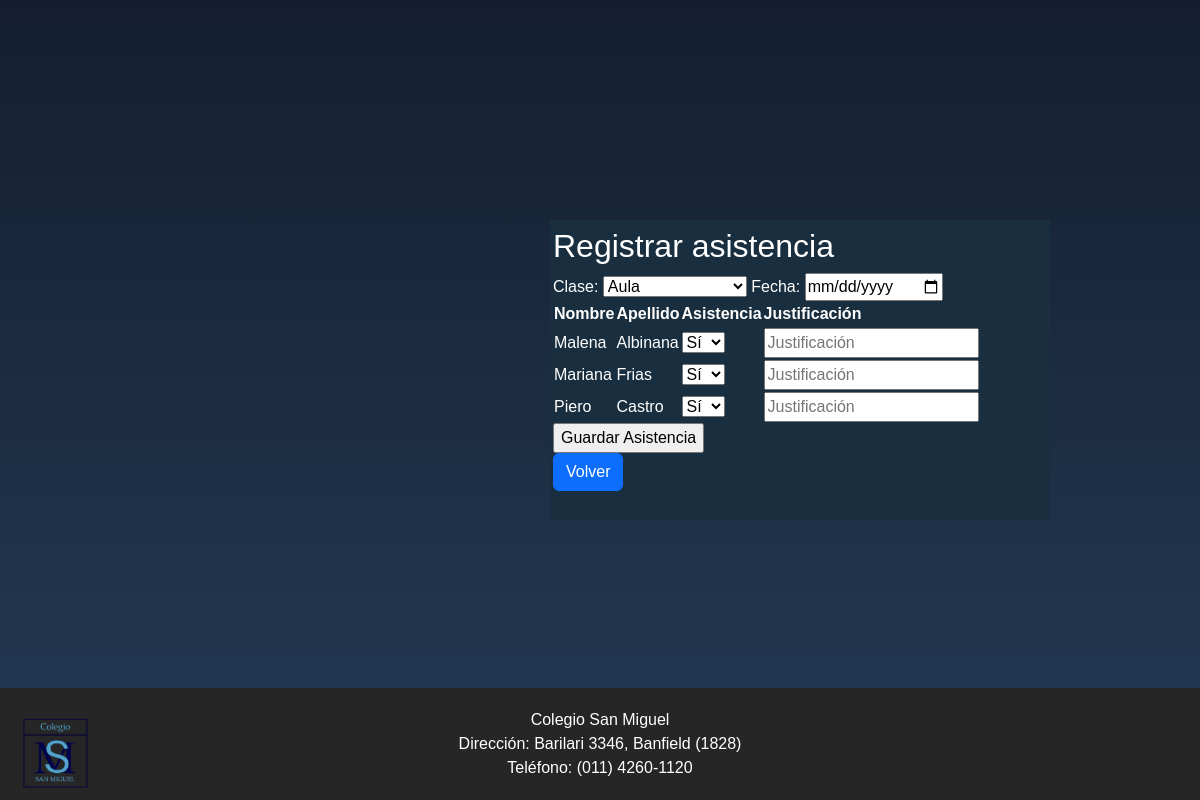
The page /asistencia?curso_id=1 (signed in) on the database its author committed.
### src/models.py (models this page shows)
class Estudiante(db.Model):
    __tablename__ = 'estudiante'
    id = db.Column(db.Integer, primary_key=True)
    nombre = db.Column(db.String(80), nullable=False)
    apellido = db.Column(db.String(80), nullable=False)
    dni = db.Column(db.String(80), nullable=False)
    idcurso = db.Column(db.Integer, db.ForeignKey('curso.id'), nullable=False)
    idpadre = db.Column(db.Integer, db.ForeignKey('padre.id'))
    asistencias = db.relationship('Asistencia', backref='estudiante', cascade="all, delete-orphan")

### src/routes.py (the view, shortened to what this page needs)
@app.route('/asistencia', methods=['GET', 'POST'])
def asistencia():
    preceptor = Preceptor.query.get(session['user_id'])
    curso_id = request.args.get('curso_id', None)
    curso = Curso.query.filter_by(id=curso_id, idpreceptor=preceptor.id).first()
    estudiantes_con_asistencia = set()
    estudiantes = Estudiante.query.filter_by(idcurso=curso_id).order_by(Estudiante.nombre, Estudiante.apellido).all()
    return render_template('asistencia.html', curso=curso, estudiantes=estudiantes)

### templates/asistencia.html (shortened to what this page needs)
{% extends 'base.html' %}
{% block content %}
    <div class="registrar" style="position: absolute; left: 800px;">
        <h2>Registrar asistencia</h2>
        <form method="POST">
            <label for="clase">Clase:</label>
            <select name="clase" required>
                <option value="1">Aula</option>
            </select>
            <label for="fecha">Fecha:</label>
            <input type="date" name="fecha" required>
            <table>
                <thead>
                    <tr>
                        <th>Nombre </th>
                        <th>Apellido </th>
                        <th>Asistencia </th>
                        <th>Justificación</th>
                    </tr>
                </thead>
                <tbody>
                    {% for estudiante in estudiantes %}
                        <tr>
                            <td>{{ estudiante.nombre }}</td>
                            <td>{{ estudiante.apellido }}</td>
                            <td>
                                <select name="asistencia_{{ estudiante.id }}">
                                    <option value="s">Sí</option>
                                </select>
                            </td>
                            <td>
                                <input type="text" name="justificacion_{{ estudiante.id }}" placeholder="Justificación">
                            </td>
                        </tr>
                    {% endfor %}
                </tbody>
            </table>
            <input type="submit" value="Guardar Asistencia">
        </form>
        <a href="{{ url_for('home') }}" class="btn btn-primary", >Volver</a>
    </div>
    <footer>
        <div class="logo">
                <img src="{{url_for('static',filename='images/logo.png')}}" alt="Logo Colegio San Miguel" style="position: absolute; top: 30px;">
            </div>
        <div class="footer-content">
            <div class="contact-info">
                <p>Colegio San Miguel</p>
                <p>Dirección: Barilari 3346, Banfield (1828)</p>
                <p>Teléfono: (011) 4260-1120</p>
            </div>
        </div>
    </footer>
{% endblock %}

### static/estilos.css (style rules this page uses)
html { height: 100%; }
body { margin:0; padding:0; font-family: sans-serif; background: linear-gradient(#141e30, #243b55); }
.registrar { width: 500px; height: 300px; background: #192f3f; color: #ffffff; top: calc(40% + 50px); left: 70%; position: absolute; transform: translate(-50%, -50%); box-sizing: border-box; padding: 7px 3px; }
footer { background-color: #272626; color: white; padding: 20px; position: fixed; bottom: 0; left: 0; width: 100%; }
.footer-content { display: flex; align-items: center; justify-content: center; }
.logo img { width: 70px; height: 70px; margin-right: 10px; }
.contact-info { text-align: center; }
.contact-info p { margin: 0; }

### rows shown on the page
Estudiante: nombre "Malena", apellido "Albinana", id "Sí"
Estudiante: nombre "Mariana", apellido "Frias", id "Sí"
Estudiante: nombre "Piero", apellido "Castro", id "Sí"
